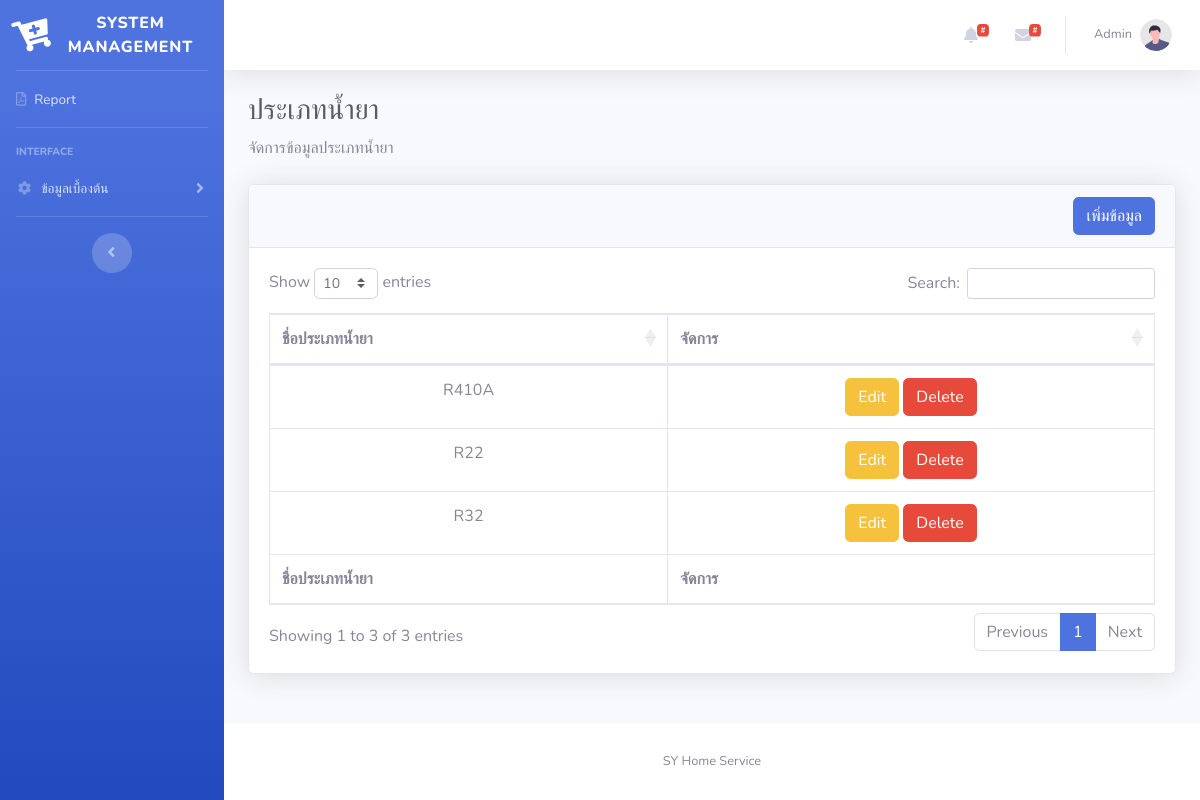
Page /test_page.php on the committed database.
### tables this page shows
CREATE TABLE `sy_refrig` (
  `r_id` varchar(20) NOT NULL,
  `r_name` varchar(50) NOT NULL
);

### test_page.php (the view, shortened to what this page needs)
<?php include 'includes/connect.php';
?>
<!DOCTYPE html>
<html lang="en">
<body id="page-top">
    <div id="wrapper">
        <ul class="navbar-nav bg-gradient-primary sidebar sidebar-dark accordion" id="accordionSidebar">
            <?php include 'includes/navbar.php' ?>
            <div class="container-fluid">
                <h1 class="h3 mb-2 text-gray-800">ประเภทน้ำยา</h1>
                <p class="mb-4">จัดการข้อมูลประเภทน้ำยา</p>
                <div class="card shadow mb-9">
                    <div class="card-header py-8">
                        <button type="button" class="btn btn-primary" data-toggle="modal" style="float: right;" data-target="#addModal">เพิ่มข้อมูล</button>
                    </div>
                    <div class="card-body">
                        <table class="table table-bordered" id="mytable" width="100%" cellspacing="0" style="text-align: center;">
                            <thead>
                                <tr>
                                    <th>ชื่อประเภทน้ำยา</th>
                                    <th>จัดการ</th>
                                </tr>
                            </thead>
                            <tfoot>
                                <tr>
                                    <th>ชื่อประเภทน้ำยา</th>
                                    <th>จัดการ</th>
                                </tr>
                            </tfoot>
                            <tbody>
                                <?php
                                $select_stmt = $db->prepare("SELECT * FROM sy_refrig");
                                $select_stmt->execute();
                                while ($row = $select_stmt->fetch(PDO::FETCH_ASSOC)) {
                                ?>
                                    <tr>
                                        <td><?php echo $row["r_name"]; ?>
                                        <td>
                                        <button type="button" class="btn btn-warning" id="<?php echo $row["r_id"]; ?>" data-toggle="modal" data-target="#editModal">Edit</button>
                                            <a class="btn btn-danger deletebtn" data-toggle="modal" data-target="#deleteModal">Delete</a></td>
                                    </tr>
                                <?php } ?>
                            </tbody>
                        </table>
                    </div>
                </div>
            </div>
    </div>
    <?php include 'includes/footer.php' ?>
    </div>
    </div>
</body>
</html>

### rows in the picture
sy_refrig: r_name "R410A"
sy_refrig: r_name "R22"
sy_refrig: r_name "R32"
